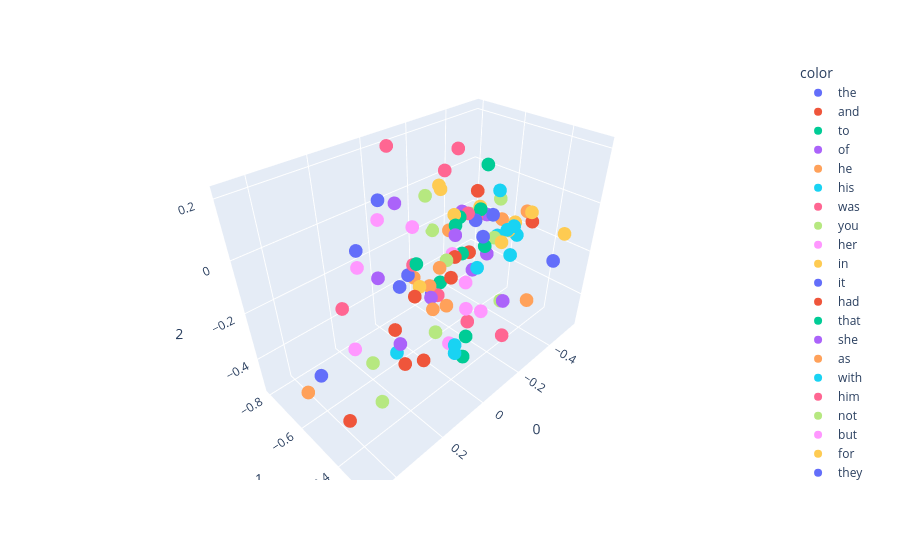

The notebook cell this image was saved under:
### Code cell
import plotly.express as px

fig = px.scatter_3d(
    X[:100],
    x=0,
    y=1,
    z=2,
    color=y[:100]
)

fig.show()

### Figure 1 — Plotly figure (JSON) as saved in the notebook; plotly's stock layout.template omitted (floating-point values rounded to 4 significant figures)
{"data": [{"hovertemplate": "color=the<br>0=%{x}<br>1=%{y}<br>2=%{z}<extra></extra>", "legendgroup": "the", "marker": {"color": "#636efa", "symbol": "circle"}, "mode": "markers", "name": "the", "scene": "scene", "showlegend": true, "type": "scatter3d", "x": [0.222], "y": [-0.5933], "z": [0.01361]}, {"hovertemplate": "color=and<br>0=%{x}<br>1=%{y}<br>2=%{z}<extra></extra>", "legendgroup": "and", "marker": {"color": "#EF553B", "symbol": "circle"}, "mode": "markers", "name": "and", "scene": "scene", "showlegend": true, "type": "scatter3d", "x": [0.2006], "y": [-0.365], "z": [-0.04204]}, {"hovertemplate": "color=to<br>0=%{x}<br>1=%{y}<br>2=%{z}<extra></extra>", "legendgroup": "to", "marker": {"color": "#00cc96", "symbol": "circle"}, "mode": "markers", "name": "to", "scene": "scene", "showlegend": true, "type": "scatter3d", "x": [-0.2521], "y": [-0.5911], "z": [-0.2153]}, {"hovertemplate": "color=of<br>0=%{x}<br>1=%{y}<br>2=%{z}<extra></extra>", "legendgroup": "of", "marker": {"color": "#ab63fa", "symbol": "circle"}, "mode": "markers", "name": "of", "scene": "scene", "showlegend": true, "type": "scatter3d", "x": [0.03615], "y": [-0.3693], "z": [0.08424]}, {"hovertemplate": "color=he<br>0=%{x}<br>1=%{y}<br>2=%{z}<extra></extra>", "legendgroup": "he", "marker": {"color": "#FFA15A", "symbol": "circle"}, "mode": "markers", "name": "he", "scene": "scene", "showlegend": true, "type": "scatter3d", "x": [-0.03455], "y": [-0.5445], "z": [-0.2266]}, {"hovertemplate": "color=his<br>0=%{x}<br>1=%{y}<br>2=%{z}<extra></extra>", "legendgroup": "his", "marker": {"color": "#19d3f3", "symbol": "circle"}, "mode": "markers", "name": "his", "scene": "scene", "showlegend": true, "type": "scatter3d", "x": [0.08975], "y": [-0.3089], "z": [-0.2969]}, {"hovertemplate": "color=was<br>0=%{x}<br>1=%{y}<br>2=%{z}<extra></extra>", "legendgroup": "was", "marker": {"color": "#FF6692", "symbol": "circle"}, "mode": "markers", "name": "was", "scene": "scene", "showlegend": true, "type": "scatter3d", "x": [-0.0673], "y": [-0.3949], "z": [-0.3164]}, {"hovertemplate": "color=you<br>0=%{x}<br>1=%{y}<br>2=%{z}<extra></extra>", "legendgroup": "you", "marker": {"color": "#B6E880", "symbol": "circle"}, "mode": "markers", "name": "you", "scene": "scene", "showlegend": true, "type": "scatter3d", "x": [-0.5042], "y": [-0.6213], "z": [-0.09001]}, {"hovertemplate": "color=her<br>0=%{x}<br>1=%{y}<br>2=%{z}<extra></extra>", "legendgroup": "her", "marker": {"color": "#FF97FF", "symbol": "circle"}, "mode": "markers", "name": "her", "scene": "scene", "showlegend": true, "type": "scatter3d", "x": [0.04365], "y": [-0.376], "z": [-0.3303]}, {"hovertemplate": "color=in<br>0=%{x}<br>1=%{y}<br>2=%{z}<extra></extra>", "legendgroup": "in", "marker": {"color": "#FECB52", "symbol": "circle"}, "mode": "markers", "name": "in", "scene": "scene", "showlegend": true, "type": "scatter3d", "x": [0.1041], "y": [-0.4477], "z": [-0.1038]}, {"hovertemplate": "color=it<br>0=%{x}<br>1=%{y}<br>2=%{z}<extra></extra>", "legendgroup": "it", "marker": {"color": "#636efa", "symbol": "circle"}, "mode": "markers", "name": "it", "scene": "scene", "showlegend": true, "type": "scatter3d", "x": [0.006381], "y": [-0.6087], "z": [-0.1923]}, {"hovertemplate": "color=had<br>0=%{x}<br>1=%{y}<br>2=%{z}<extra></extra>", "legendgroup": "had", "marker": {"color": "#EF553B", "symbol": "circle"}, "mode": "markers", "name": "had", "scene": "scene", "showlegend": true, "type": "scatter3d", "x": [-0.09589], "y": [-0.5016], "z": [-0.2007]}, {"hovertemplate": "color=that<br>0=%{x}<br>1=%{y}<br>2=%{z}<extra></extra>", "legendgroup": "that", "marker": {"color": "#00cc96", "symbol": "circle"}, "mode": "markers", "name": "that", "scene": "scene", "showlegend": true, "type": "scatter3d", "x": [-0.2289], "y": [-0.589], "z": [-0.04995]}, {"hovertemplate": "color=she<br>0=%{x}<br>1=%{y}<br>2=%{z}<extra></extra>", "legendgroup": "she", "marker": {"color": "#ab63fa", "symbol": "circle"}, "mode": "markers", "name": "she", "scene": "scene", "showlegend": true, "type": "scatter3d", "x": [-0.01181], "y": [-0.5151], "z": [-0.2483]}, {"hovertemplate": "color=as<br>0=%{x}<br>1=%{y}<br>2=%{z}<extra></extra>", "legendgroup": "as", "marker": {"color": "#FFA15A", "symbol": "circle"}, "mode": "markers", "name": "as", "scene": "scene", "showlegend": true, "type": "scatter3d", "x": [0.01901], "y": [-0.4753], "z": [-0.2587]}, {"hovertemplate": "color=with<br>0=%{x}<br>1=%{y}<br>2=%{z}<extra></extra>", "legendgroup": "with", "marker": {"color": "#19d3f3", "symbol": "circle"}, "mode": "markers", "name": "with", "scene": "scene", "showlegend": true, "type": "scatter3d", "x": [0.132], "y": [-0.2722], "z": [-0.2093]}, {"hovertemplate": "color=him<br>0=%{x}<br>1=%{y}<br>2=%{z}<extra></extra>", "legendgroup": "him", "marker": {"color": "#FF6692", "symbol": "circle"}, "mode": "markers", "name": "him", "scene": "scene", "showlegend": true, "type": "scatter3d", "x": [-0.06733], "y": [-0.5368], "z": [-0.2807]}, {"hovertemplate": "color=not<br>0=%{x}<br>1=%{y}<br>2=%{z}<extra></extra>", "legendgroup": "not", "marker": {"color": "#B6E880", "symbol": "circle"}, "mode": "markers", "name": "not", "scene": "scene", "showlegend": true, "type": "scatter3d", "x": [-0.4101], "y": [-0.5666], "z": [-0.204]}, {"hovertemplate": "color=but<br>0=%{x}<br>1=%{y}<br>2=%{z}<extra></extra>", "legendgroup": "but", "marker": {"color": "#FF97FF", "symbol": "circle"}, "mode": "markers", "name": "but", "scene": "scene", "showlegend": true, "type": "scatter3d", "x": [-0.2068], "y": [-0.5988], "z": [-0.1996]}, {"hovertemplate": "color=for<br>0=%{x}<br>1=%{y}<br>2=%{z}<extra></extra>", "legendgroup": "for", "marker": {"color": "#FECB52", "symbol": "circle"}, "mode": "markers", "name": "for", "scene": "scene", "showlegend": true, "type": "scatter3d", "x": [-0.4004], "y": [-0.5236], "z": [-0.2014]}, {"hovertemplate": "color=they<br>0=%{x}<br>1=%{y}<br>2=%{z}<extra></extra>", "legendgroup": "they", "marker": {"color": "#636efa", "symbol": "circle"}, "mode": "markers", "name": "they", "scene": "scene", "showlegend": true, "type": "scatter3d", "x": [0.0344], "y": [-0.713], "z": [0.06728]}, {"hovertemplate": "color=is<br>0=%{x}<br>1=%{y}<br>2=%{z}<extra></extra>", "legendgroup": "is", "marker": {"color": "#EF553B", "symbol": "circle"}, "mode": "markers", "name": "is", "scene": "scene", "showlegend": true, "type": "scatter3d", "x": [-0.5342], "y": [-0.4842], "z": [-0.1495]}, {"hovertemplate": "color=at<br>0=%{x}<br>1=%{y}<br>2=%{z}<extra></extra>", "legendgroup": "at", "marker": {"color": "#00cc96", "symbol": "circle"}, "mode": "markers", "name": "at", "scene": "scene", "showlegend": true, "type": "scatter3d", "x": [-0.03041], "y": [-0.3679], "z": [-0.3434]}, {"hovertemplate": "color=on<br>0=%{x}<br>1=%{y}<br>2=%{z}<extra></extra>", "legendgroup": "on", "marker": {"color": "#ab63fa", "symbol": "circle"}, "mode": "markers", "name": "on", "scene": "scene", "showlegend": true, "type": "scatter3d", "x": [0.1983], "y": [-0.4395], "z": [-0.2726]}, {"hovertemplate": "color=said<br>0=%{x}<br>1=%{y}<br>2=%{z}<extra></extra>", "legendgroup": "said", "marker": {"color": "#FFA15A", "symbol": "circle"}, "mode": "markers", "name": "said", "scene": "scene", "showlegend": true, "type": "scatter3d", "x": [-0.5203], "y": [-0.4535], "z": [-0.5118]}, {"hovertemplate": "color=my<br>0=%{x}<br>1=%{y}<br>2=%{z}<extra></extra>", "legendgroup": "my", "marker": {"color": "#19d3f3", "symbol": "circle"}, "mode": "markers", "name": "my", "scene": "scene", "showlegend": true, "type": "scatter3d", "x": [-0.4397], "y": [-0.5012], "z": [-0.1376]}, {"hovertemplate": "color=have<br>0=%{x}<br>1=%{y}<br>2=%{z}<extra></extra>", "legendgroup": "have", "marker": {"color": "#FF6692", "symbol": "circle"}, "mode": "markers", "name": "have", "scene": "scene", "showlegend": true, "type": "scatter3d", "x": [-0.3571], "y": [-0.6191], "z": [-0.116]}, {"hovertemplate": "color=be<br>0=%{x}<br>1=%{y}<br>2=%{z}<extra></extra>", "legendgroup": "be", "marker": {"color": "#B6E880", "symbol": "circle"}, "mode": "markers", "name": "be", "scene": "scene", "showlegend": true, "type": "scatter3d", "x": [-0.3543], "y": [-0.6466], "z": [-0.1078]}, {"hovertemplate": "color=them<br>0=%{x}<br>1=%{y}<br>2=%{z}<extra></extra>", "legendgroup": "them", "marker": {"color": "#FF97FF", "symbol": "circle"}, "mode": "markers", "name": "them", "scene": "scene", "showlegend": true, "type": "scatter3d", "x": [0.05218], "y": [-0.6994], "z": [0.006866]}, {"hovertemplate": "color=lord<br>0=%{x}<br>1=%{y}<br>2=%{z}<extra></extra>", "legendgroup": "lord", "marker": {"color": "#FECB52", "symbol": "circle"}, "mode": "markers", "name": "lord", "scene": "scene", "showlegend": true, "type": "scatter3d", "x": [-0.471], "y": [-0.4512], "z": [-0.07121]}, {"hovertemplate": "color=no<br>0=%{x}<br>1=%{y}<br>2=%{z}<extra></extra>", "legendgroup": "no", "marker": {"color": "#636efa", "symbol": "circle"}, "mode": "markers", "name": "no", "scene": "scene", "showlegend": true, "type": "scatter3d", "x": [-0.3474], "y": [-0.5334], "z": [-0.06534]}, {"hovertemplate": "color=from<br>0=%{x}<br>1=%{y}<br>2=%{z}<extra></extra>", "legendgroup": "from", "marker": {"color": "#EF553B", "symbol": "circle"}, "mode": "markers", "name": "from", "scene": "scene", "showlegend": true, "type": "scatter3d", "x": [0.2044], "y": [-0.4537], "z": [-0.2196]}, {"hovertemplate": "color=were<br>0=%{x}<br>1=%{y}<br>2=%{z}<extra></extra>", "legendgroup": "were", "marker": {"color": "#00cc96", "symbol": "circle"}, "mode": "markers", "name": "were", "scene": "scene", "showlegend": true, "type": "scatter3d", "x": [0.0609], "y": [-0.5065], "z": [-0.06953]}, {"hovertemplate": "color=would<br>0=%{x}<br>1=%{y}<br>2=%{z}<extra></extra>", "legendgroup": "would", "marker": {"color": "#ab63fa", "symbol": "circle"}, "mode": "markers", "name": "would", "scene": "scene", "showlegend": true, "type": "scatter3d", "x": [-0.3525], "y": [-0.5529], "z": [-0.2448]}, {"hovertemplate": "color=me<br>0=%{x}<br>1=%{y}<br>2=%{z}<extra></extra>", "legendgroup": "me", "marker": {"color": "#FFA15A", "symbol": "circle"}, "mode": "markers", "name": "me", "scene": "scene", "showlegend": true, "type": "scatter3d", "x": [-0.468], "y": [-0.5799], "z": [-0.1502]}, {"hovertemplate": "color=your<br>0=%{x}<br>1=%{y}<br>2=%{z}<extra></extra>", "legendgroup": "your", "marker": {"color": "#19d3f3", "symbol": "circle"}, "mode": "markers", "name": "your", "scene": "scene", "showlegend": true, "type": "scatter3d", "x": [-0.401], "y": [-0.5027], "z": [-0.1379]}, {"hovertemplate": "color=one<br>0=%{x}<br>1=%{y}<br>2=%{z}<extra></extra>", "legendgroup": "one", "marker": {"color": "#FF6692", "symbol": "circle"}, "mode": "markers", "name": "one", "scene": "scene", "showlegend": true, "type": "scatter3d", "x": [0.01151], "y": [-0.5761], "z": [-0.1309]}, {"hovertemplate": "color=all<br>0=%{x}<br>1=%{y}<br>2=%{z}<extra></extra>", "legendgroup": "all", "marker": {"color": "#B6E880", "symbol": "circle"}, "mode": "markers", "name": "all", "scene": "scene", "showlegend": true, "type": "scatter3d", "x": [-0.1703], "y": [-0.703], "z": [0.01339]}, {"hovertemplate": "color=when<br>0=%{x}<br>1=%{y}<br>2=%{z}<extra></extra>", "legendgroup": "when", "marker": {"color": "#FF97FF", "symbol": "circle"}, "mode": "markers", "name": "when", "scene": "scene", "showlegend": true, "type": "scatter3d", "x": [-0.1017], "y": [-0.5774], "z": [-0.3206]}, {"hovertemplate": "color=will<br>0=%{x}<br>1=%{y}<br>2=%{z}<extra></extra>", "legendgroup": "will", "marker": {"color": "#FECB52", "symbol": "circle"}, "mode": "markers", "name": "will", "scene": "scene", "showlegend": true, "type": "scatter3d", "x": [-0.4668], "y": [-0.5424], "z": [-0.1846]}, {"hovertemplate": "color=ser<br>0=%{x}<br>1=%{y}<br>2=%{z}<extra></extra>", "legendgroup": "ser", "marker": {"color": "#636efa", "symbol": "circle"}, "mode": "markers", "name": "ser", "scene": "scene", "showlegend": true, "type": "scatter3d", "x": [-0.3746], "y": [-0.2802], "z": [-0.1582]}, {"hovertemplate": "color=if<br>0=%{x}<br>1=%{y}<br>2=%{z}<extra></extra>", "legendgroup": "if", "marker": {"color": "#EF553B", "symbol": "circle"}, "mode": "markers", "name": "if", "scene": "scene", "showlegend": true, "type": "scatter3d", "x": [-0.3432], "y": [-0.6341], "z": [-0.2716]}, {"hovertemplate": "color=so<br>0=%{x}<br>1=%{y}<br>2=%{z}<extra></extra>", "legendgroup": "so", "marker": {"color": "#00cc96", "symbol": "circle"}, "mode": "markers", "name": "so", "scene": "scene", "showlegend": true, "type": "scatter3d", "x": [-0.1125], "y": [-0.5692], "z": [-0.2648]}, {"hovertemplate": "color=their<br>0=%{x}<br>1=%{y}<br>2=%{z}<extra></extra>", "legendgroup": "their", "marker": {"color": "#ab63fa", "symbol": "circle"}, "mode": "markers", "name": "their", "scene": "scene", "showlegend": true, "type": "scatter3d", "x": [0.1156], "y": [-0.5335], "z": [0.1532]}, {"hovertemplate": "color=could<br>0=%{x}<br>1=%{y}<br>2=%{z}<extra></extra>", "legendgroup": "could", "marker": {"color": "#FFA15A", "symbol": "circle"}, "mode": "markers", "name": "could", "scene": "scene", "showlegend": true, "type": "scatter3d", "x": [-0.05897], "y": [-0.4862], "z": [-0.2944]}, {"hovertemplate": "color=are<br>0=%{x}<br>1=%{y}<br>2=%{z}<extra></extra>", "legendgroup": "are", "marker": {"color": "#19d3f3", "symbol": "circle"}, "mode": "markers", "name": "are", "scene": "scene", "showlegend": true, "type": "scatter3d", "x": [-0.3746], "y": [-0.5321], "z": [0.02256]}, {"hovertemplate": "color=we<br>0=%{x}<br>1=%{y}<br>2=%{z}<extra></extra>", "legendgroup": "we", "marker": {"color": "#FF6692", "symbol": "circle"}, "mode": "markers", "name": "we", "scene": "scene", "showlegend": true, "type": "scatter3d", "x": [-0.3306], "y": [-0.7617], "z": [0.03984]}, {"hovertemplate": "color=man<br>0=%{x}<br>1=%{y}<br>2=%{z}<extra></extra>", "legendgroup": "man", "marker": {"color": "#B6E880", "symbol": "circle"}, "mode": "markers", "name": "man", "scene": "scene", "showlegend": true, "type": "scatter3d", "x": [-0.0783], "y": [-0.508], "z": [-0.1227]}, {"hovertemplate": "color=there<br>0=%{x}<br>1=%{y}<br>2=%{z}<extra></extra>", "legendgroup": "there", "marker": {"color": "#FF97FF", "symbol": "circle"}, "mode": "markers", "name": "there", "scene": "scene", "showlegend": true, "type": "scatter3d", "x": [-0.04916], "y": [-0.6416], "z": [-0.03786]}, {"hovertemplate": "color=this<br>0=%{x}<br>1=%{y}<br>2=%{z}<extra></extra>", "legendgroup": "this", "marker": {"color": "#FECB52", "symbol": "circle"}, "mode": "markers", "name": "this", "scene": "scene", "showlegend": true, "type": "scatter3d", "x": [-0.3865], "y": [-0.6271], "z": [-0.08225]}, {"hovertemplate": "color=up<br>0=%{x}<br>1=%{y}<br>2=%{z}<extra></extra>", "legendgroup": "up", "marker": {"color": "#636efa", "symbol": "circle"}, "mode": "markers", "name": "up", "scene": "scene", "showlegend": true, "type": "scatter3d", "x": [0.4259], "y": [-0.5488], "z": [-0.3253]}, {"hovertemplate": "color=been<br>0=%{x}<br>1=%{y}<br>2=%{z}<extra></extra>", "legendgroup": "been", "marker": {"color": "#EF553B", "symbol": "circle"}, "mode": "markers", "name": "been", "scene": "scene", "showlegend": true, "type": "scatter3d", "x": [-0.1535], "y": [-0.5384], "z": [-0.1594]}, {"hovertemplate": "color=what<br>0=%{x}<br>1=%{y}<br>2=%{z}<extra></extra>", "legendgroup": "what", "marker": {"color": "#00cc96", "symbol": "circle"}, "mode": "markers", "name": "what", "scene": "scene", "showlegend": true, "type": "scatter3d", "x": [-0.3476], "y": [-0.592], "z": [-0.06514]}, {"hovertemplate": "color=did<br>0=%{x}<br>1=%{y}<br>2=%{z}<extra></extra>", "legendgroup": "did", "marker": {"color": "#ab63fa", "symbol": "circle"}, "mode": "markers", "name": "did", "scene": "scene", "showlegend": true, "type": "scatter3d", "x": [-0.316], "y": [-0.4316], "z": [-0.3881]}, {"hovertemplate": "color=by<br>0=%{x}<br>1=%{y}<br>2=%{z}<extra></extra>", "legendgroup": "by", "marker": {"color": "#FFA15A", "symbol": "circle"}, "mode": "markers", "name": "by", "scene": "scene", "showlegend": true, "type": "scatter3d", "x": [0.004934], "y": [-0.4593], "z": [-0.08817]}, {"hovertemplate": "color=do<br>0=%{x}<br>1=%{y}<br>2=%{z}<extra></extra>", "legendgroup": "do", "marker": {"color": "#19d3f3", "symbol": "circle"}, "mode": "markers", "name": "do", "scene": "scene", "showlegend": true, "type": "scatter3d", "x": [-0.5177], "y": [-0.5372], "z": [-0.2252]}, {"hovertemplate": "color=men<br>0=%{x}<br>1=%{y}<br>2=%{z}<extra></extra>", "legendgroup": "men", "marker": {"color": "#FF6692", "symbol": "circle"}, "mode": "markers", "name": "men", "scene": "scene", "showlegend": true, "type": "scatter3d", "x": [-0.05201], "y": [-0.7585], "z": [0.2139]}, {"hovertemplate": "color=back<br>0=%{x}<br>1=%{y}<br>2=%{z}<extra></extra>", "legendgroup": "back", "marker": {"color": "#B6E880", "symbol": "circle"}, "mode": "markers", "name": "back", "scene": "scene", "showlegend": true, "type": "scatter3d", "x": [0.199], "y": [-0.5926], "z": [-0.4666]}, {"hovertemplate": "color=out<br>0=%{x}<br>1=%{y}<br>2=%{z}<extra></extra>", "legendgroup": "out", "marker": {"color": "#FF97FF", "symbol": "circle"}, "mode": "markers", "name": "out", "scene": "scene", "showlegend": true, "type": "scatter3d", "x": [0.2894], "y": [-0.5557], "z": [-0.313]}, {"hovertemplate": "color=more<br>0=%{x}<br>1=%{y}<br>2=%{z}<extra></extra>", "legendgroup": "more", "marker": {"color": "#FECB52", "symbol": "circle"}, "mode": "markers", "name": "more", "scene": "scene", "showlegend": true, "type": "scatter3d", "x": [-0.193], "y": [-0.5831], "z": [-0.02444]}, {"hovertemplate": "color=or<br>0=%{x}<br>1=%{y}<br>2=%{z}<extra></extra>", "legendgroup": "or", "marker": {"color": "#636efa", "symbol": "circle"}, "mode": "markers", "name": "or", "scene": "scene", "showlegend": true, "type": "scatter3d", "x": [-0.3154], "y": [-0.5871], "z": [-0.09678]}, {"hovertemplate": "color=king<br>0=%{x}<br>1=%{y}<br>2=%{z}<extra></extra>", "legendgroup": "king", "marker": {"color": "#EF553B", "symbol": "circle"}, "mode": "markers", "name": "king", "scene": "scene", "showlegend": true, "type": "scatter3d", "x": [-0.4085], "y": [-0.6615], "z": [-0.03618]}, {"hovertemplate": "color=who<br>0=%{x}<br>1=%{y}<br>2=%{z}<extra></extra>", "legendgroup": "who", "marker": {"color": "#00cc96", "symbol": "circle"}, "mode": "markers", "name": "who", "scene": "scene", "showlegend": true, "type": "scatter3d", "x": [-0.4048], "y": [-0.6163], "z": [0.08548]}, {"hovertemplate": "color=well<br>0=%{x}<br>1=%{y}<br>2=%{z}<extra></extra>", "legendgroup": "well", "marker": {"color": "#ab63fa", "symbol": "circle"}, "mode": "markers", "name": "well", "scene": "scene", "showlegend": true, "type": "scatter3d", "x": [-0.2739], "y": [-0.6183], "z": [-0.0561]}, {"hovertemplate": "color=down<br>0=%{x}<br>1=%{y}<br>2=%{z}<extra></extra>", "legendgroup": "down", "marker": {"color": "#FFA15A", "symbol": "circle"}, "mode": "markers", "name": "down", "scene": "scene", "showlegend": true, "type": "scatter3d", "x": [0.4687], "y": [-0.5691], "z": [-0.3823]}, {"hovertemplate": "color=than<br>0=%{x}<br>1=%{y}<br>2=%{z}<extra></extra>", "legendgroup": "than", "marker": {"color": "#19d3f3", "symbol": "circle"}, "mode": "markers", "name": "than", "scene": "scene", "showlegend": true, "type": "scatter3d", "x": [-0.1708], "y": [-0.45], "z": [-0.1705]}, {"hovertemplate": "color=only<br>0=%{x}<br>1=%{y}<br>2=%{z}<extra></extra>", "legendgroup": "only", "marker": {"color": "#FF6692", "symbol": "circle"}, "mode": "markers", "name": "only", "scene": "scene", "showlegend": true, "type": "scatter3d", "x": [-0.2674], "y": [-0.584], "z": [-0.04821]}, {"hovertemplate": "color=like<br>0=%{x}<br>1=%{y}<br>2=%{z}<extra></extra>", "legendgroup": "like", "marker": {"color": "#B6E880", "symbol": "circle"}, "mode": "markers", "name": "like", "scene": "scene", "showlegend": true, "type": "scatter3d", "x": [0.1087], "y": [-0.3741], "z": [-0.2389]}, {"hovertemplate": "color=jon<br>0=%{x}<br>1=%{y}<br>2=%{z}<extra></extra>", "legendgroup": "jon", "marker": {"color": "#FF97FF", "symbol": "circle"}, "mode": "markers", "name": "jon", "scene": "scene", "showlegend": true, "type": "scatter3d", "x": [-0.04827], "y": [-0.388], "z": [-0.2447]}, {"hovertemplate": "color=some<br>0=%{x}<br>1=%{y}<br>2=%{z}<extra></extra>", "legendgroup": "some", "marker": {"color": "#FECB52", "symbol": "circle"}, "mode": "markers", "name": "some", "scene": "scene", "showlegend": true, "type": "scatter3d", "x": [-0.0889], "y": [-0.5495], "z": [0.1207]}, {"hovertemplate": "color=old<br>0=%{x}<br>1=%{y}<br>2=%{z}<extra></extra>", "legendgroup": "old", "marker": {"color": "#636efa", "symbol": "circle"}, "mode": "markers", "name": "old", "scene": "scene", "showlegend": true, "type": "scatter3d", "x": [-0.1407], "y": [-0.4094], "z": [-0.01487]}, {"hovertemplate": "color=hand<br>0=%{x}<br>1=%{y}<br>2=%{z}<extra></extra>", "legendgroup": "hand", "marker": {"color": "#EF553B", "symbol": "circle"}, "mode": "markers", "name": "hand", "scene": "scene", "showlegend": true, "type": "scatter3d", "x": [0.07973], "y": [-0.4597], "z": [-0.4435]}, {"hovertemplate": "color=even<br>0=%{x}<br>1=%{y}<br>2=%{z}<extra></extra>", "legendgroup": "even", "marker": {"color": "#00cc96", "symbol": "circle"}, "mode": "markers", "name": "even", "scene": "scene", "showlegend": true, "type": "scatter3d", "x": [-0.1735], "y": [-0.558], "z": [-0.04806]}, {"hovertemplate": "color=too<br>0=%{x}<br>1=%{y}<br>2=%{z}<extra></extra>", "legendgroup": "too", "marker": {"color": "#ab63fa", "symbol": "circle"}, "mode": "markers", "name": "too", "scene": "scene", "showlegend": true, "type": "scatter3d", "x": [-0.193], "y": [-0.4887], "z": [-0.2089]}, {"hovertemplate": "color=before<br>0=%{x}<br>1=%{y}<br>2=%{z}<extra></extra>", "legendgroup": "before", "marker": {"color": "#FFA15A", "symbol": "circle"}, "mode": "markers", "name": "before", "scene": "scene", "showlegend": true, "type": "scatter3d", "x": [-0.0864], "y": [-0.6814], "z": [-0.2881]}, {"hovertemplate": "color=never<br>0=%{x}<br>1=%{y}<br>2=%{z}<extra></extra>", "legendgroup": "never", "marker": {"color": "#19d3f3", "symbol": "circle"}, "mode": "markers", "name": "never", "scene": "scene", "showlegend": true, "type": "scatter3d", "x": [-0.4445], "y": [-0.5777], "z": [-0.2133]}, {"hovertemplate": "color=tyrion<br>0=%{x}<br>1=%{y}<br>2=%{z}<extra></extra>", "legendgroup": "tyrion", "marker": {"color": "#FF6692", "symbol": "circle"}, "mode": "markers", "name": "tyrion", "scene": "scene", "showlegend": true, "type": "scatter3d", "x": [-0.09444], "y": [-0.2671], "z": [-0.3139]}, {"hovertemplate": "color=off<br>0=%{x}<br>1=%{y}<br>2=%{z}<extra></extra>", "legendgroup": "off", "marker": {"color": "#B6E880", "symbol": "circle"}, "mode": "markers", "name": "off", "scene": "scene", "showlegend": true, "type": "scatter3d", "x": [0.3086], "y": [-0.4097], "z": [-0.4255]}, {"hovertemplate": "color=an<br>0=%{x}<br>1=%{y}<br>2=%{z}<extra></extra>", "legendgroup": "an", "marker": {"color": "#FF97FF", "symbol": "circle"}, "mode": "markers", "name": "an", "scene": "scene", "showlegend": true, "type": "scatter3d", "x": [-0.001023], "y": [-0.3544], "z": [-0.09386]}, {"hovertemplate": "color=know<br>0=%{x}<br>1=%{y}<br>2=%{z}<extra></extra>", "legendgroup": "know", "marker": {"color": "#FECB52", "symbol": "circle"}, "mode": "markers", "name": "know", "scene": "scene", "showlegend": true, "type": "scatter3d", "x": [-0.5493], "y": [-0.5729], "z": [-0.1945]}, {"hovertemplate": "color=see<br>0=%{x}<br>1=%{y}<br>2=%{z}<extra></extra>", "legendgroup": "see", "marker": {"color": "#636efa", "symbol": "circle"}, "mode": "markers", "name": "see", "scene": "scene", "showlegend": true, "type": "scatter3d", "x": [-0.1295], "y": [-0.6297], "z": [-0.3624]}, {"hovertemplate": "color=into<br>0=%{x}<br>1=%{y}<br>2=%{z}<extra></extra>", "legendgroup": "into", "marker": {"color": "#EF553B", "symbol": "circle"}, "mode": "markers", "name": "into", "scene": "scene", "showlegend": true, "type": "scatter3d", "x": [0.4269], "y": [-0.4196], "z": [-0.4213]}, {"hovertemplate": "color=made<br>0=%{x}<br>1=%{y}<br>2=%{z}<extra></extra>", "legendgroup": "made", "marker": {"color": "#00cc96", "symbol": "circle"}, "mode": "markers", "name": "made", "scene": "scene", "showlegend": true, "type": "scatter3d", "x": [-0.01478], "y": [-0.3636], "z": [-0.4241]}, {"hovertemplate": "color=father<br>0=%{x}<br>1=%{y}<br>2=%{z}<extra></extra>", "legendgroup": "father", "marker": {"color": "#ab63fa", "symbol": "circle"}, "mode": "markers", "name": "father", "scene": "scene", "showlegend": true, "type": "scatter3d", "x": [-0.4788], "y": [-0.6649], "z": [-0.1672]}, {"hovertemplate": "color=now<br>0=%{x}<br>1=%{y}<br>2=%{z}<extra></extra>", "legendgroup": "now", "marker": {"color": "#FFA15A", "symbol": "circle"}, "mode": "markers", "name": "now", "scene": "scene", "showlegend": true, "type": "scatter3d", "x": [-0.2863], "y": [-0.693], "z": [-0.1721]}, {"hovertemplate": "color=eyes<br>0=%{x}<br>1=%{y}<br>2=%{z}<extra></extra>", "legendgroup": "eyes", "marker": {"color": "#19d3f3", "symbol": "circle"}, "mode": "markers", "name": "eyes", "scene": "scene", "showlegend": true, "type": "scatter3d", "x": [0.2022], "y": [-0.4538], "z": [-0.3179]}, {"hovertemplate": "color=black<br>0=%{x}<br>1=%{y}<br>2=%{z}<extra></extra>", "legendgroup": "black", "marker": {"color": "#FF6692", "symbol": "circle"}, "mode": "markers", "name": "black", "scene": "scene", "showlegend": true, "type": "scatter3d", "x": [0.4206], "y": [-0.3913], "z": [0.02716]}, {"hovertemplate": "color=told<br>0=%{x}<br>1=%{y}<br>2=%{z}<extra></extra>", "legendgroup": "told", "marker": {"color": "#B6E880", "symbol": "circle"}, "mode": "markers", "name": "told", "scene": "scene", "showlegend": true, "type": "scatter3d", "x": [-0.4599], "y": [-0.545], "z": [-0.5323]}, {"hovertemplate": "color=thought<br>0=%{x}<br>1=%{y}<br>2=%{z}<extra></extra>", "legendgroup": "thought", "marker": {"color": "#FF97FF", "symbol": "circle"}, "mode": "markers", "name": "thought", "scene": "scene", "showlegend": true, "type": "scatter3d", "x": [-0.3326], "y": [-0.5465], "z": [-0.5169]}, {"hovertemplate": "color=lady<br>0=%{x}<br>1=%{y}<br>2=%{z}<extra></extra>", "legendgroup": "lady", "marker": {"color": "#FECB52", "symbol": "circle"}, "mode": "markers", "name": "lady", "scene": "scene", "showlegend": true, "type": "scatter3d", "x": [-0.542], "y": [-0.3444], "z": [-0.1483]}, {"hovertemplate": "color=time<br>0=%{x}<br>1=%{y}<br>2=%{z}<extra></extra>", "legendgroup": "time", "marker": {"color": "#636efa", "symbol": "circle"}, "mode": "markers", "name": "time", "scene": "scene", "showlegend": true, "type": "scatter3d", "x": [-0.04414], "y": [-0.7154], "z": [-0.3274]}, {"hovertemplate": "color=then<br>0=%{x}<br>1=%{y}<br>2=%{z}<extra></extra>", "legendgroup": "then", "marker": {"color": "#EF553B", "symbol": "circle"}, "mode": "markers", "name": "then", "scene": "scene", "showlegend": true, "type": "scatter3d", "x": [0.1204], "y": [-0.511], "z": [-0.4692]}, {"hovertemplate": "color=how<br>0=%{x}<br>1=%{y}<br>2=%{z}<extra></extra>", "legendgroup": "how", "marker": {"color": "#00cc96", "symbol": "circle"}, "mode": "markers", "name": "how", "scene": "scene", "showlegend": true, "type": "scatter3d", "x": [-0.3161], "y": [-0.5372], "z": [-0.1871]}, {"hovertemplate": "color=long<br>0=%{x}<br>1=%{y}<br>2=%{z}<extra></extra>", "legendgroup": "long", "marker": {"color": "#ab63fa", "symbol": "circle"}, "mode": "markers", "name": "long", "scene": "scene", "showlegend": true, "type": "scatter3d", "x": [0.192], "y": [-0.5362], "z": [-0.07209]}, {"hovertemplate": "color=has<br>0=%{x}<br>1=%{y}<br>2=%{z}<extra></extra>", "legendgroup": "has", "marker": {"color": "#FFA15A", "symbol": "circle"}, "mode": "markers", "name": "has", "scene": "scene", "showlegend": true, "type": "scatter3d", "x": [-0.4816], "y": [-0.4779], "z": [-0.08147]}, {"hovertemplate": "color=might<br>0=%{x}<br>1=%{y}<br>2=%{z}<extra></extra>", "legendgroup": "might", "marker": {"color": "#19d3f3", "symbol": "circle"}, "mode": "markers", "name": "might", "scene": "scene", "showlegend": true, "type": "scatter3d", "x": [-0.3821], "y": [-0.4655], "z": [-0.2241]}, {"hovertemplate": "color=us<br>0=%{x}<br>1=%{y}<br>2=%{z}<extra></extra>", "legendgroup": "us", "marker": {"color": "#FF6692", "symbol": "circle"}, "mode": "markers", "name": "us", "scene": "scene", "showlegend": true, "type": "scatter3d", "x": [-0.3982], "y": [-0.7581], "z": [0.1077]}, {"hovertemplate": "color=come<br>0=%{x}<br>1=%{y}<br>2=%{z}<extra></extra>", "legendgroup": "come", "marker": {"color": "#B6E880", "symbol": "circle"}, "mode": "markers", "name": "come", "scene": "scene", "showlegend": true, "type": "scatter3d", "x": [-0.3114], "y": [-0.8087], "z": [-0.231]}, {"hovertemplate": "color=where<br>0=%{x}<br>1=%{y}<br>2=%{z}<extra></extra>", "legendgroup": "where", "marker": {"color": "#FF97FF", "symbol": "circle"}, "mode": "markers", "name": "where", "scene": "scene", "showlegend": true, "type": "scatter3d", "x": [0.1977], "y": [-0.6314], "z": [-0.07822]}, {"hovertemplate": "color=here<br>0=%{x}<br>1=%{y}<br>2=%{z}<extra></extra>", "legendgroup": "here", "marker": {"color": "#FECB52", "symbol": "circle"}, "mode": "markers", "name": "here", "scene": "scene", "showlegend": true, "type": "scatter3d", "x": [-0.3006], "y": [-0.7621], "z": [-0.01134]}], "layout": {"legend": {"title": {"text": "color"}, "tracegroupgap": 0}, "margin": {"t": 60}, "scene": {"domain": {"x": [0, 1], "y": [0, 1]}, "xaxis": {"title": {"text": "0"}}, "yaxis": {"title": {"text": "1"}}, "zaxis": {"title": {"text": "2"}}}}}
